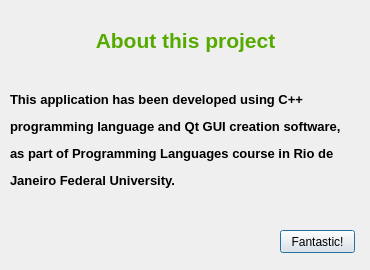
<?xml version="1.0" encoding="UTF-8"?>
<ui version="4.0">
 <class>About</class>
 <widget class="QDialog" name="About">
  <property name="geometry">
   <rect>
    <x>0</x>
    <y>0</y>
    <width>370</width>
    <height>270</height>
   </rect>
  </property>
  <property name="minimumSize">
   <size>
    <width>370</width>
    <height>270</height>
   </size>
  </property>
  <property name="maximumSize">
   <size>
    <width>370</width>
    <height>270</height>
   </size>
  </property>
  <property name="windowTitle">
   <string>About</string>
  </property>
  <widget class="QPushButton" name="pushButton">
   <property name="geometry">
    <rect>
     <x>280</x>
     <y>230</y>
     <width>75</width>
     <height>23</height>
    </rect>
   </property>
   <property name="text">
    <string>Fantastic!</string>
   </property>
  </widget>
  <widget class="QLabel" name="label">
   <property name="geometry">
    <rect>
     <x>70</x>
     <y>20</y>
     <width>231</width>
     <height>41</height>
    </rect>
   </property>
   <property name="text">
    <string>&lt;html&gt;&lt;head/&gt;&lt;body&gt;&lt;p align=&quot;center&quot;&gt;&lt;span style=&quot; font-size:16pt; font-weight:600; color:#55aa00;&quot;&gt;About this project&lt;/span&gt;&lt;/p&gt;&lt;/body&gt;&lt;/html&gt;</string>
   </property>
  </widget>
  <widget class="QLabel" name="label_2">
   <property name="geometry">
    <rect>
     <x>10</x>
     <y>80</y>
     <width>351</width>
     <height>121</height>
    </rect>
   </property>
   <property name="text">
    <string>&lt;html&gt;&lt;head/&gt;&lt;body&gt;&lt;p align=&quot;justify&quot;&gt;&lt;span style=&quot; font-size:10pt; font-weight:600;&quot;&gt;This application has been developed using C++&lt;/span&gt;&lt;/p&gt;&lt;p align=&quot;justify&quot;&gt;&lt;span style=&quot; font-size:10pt; font-weight:600;&quot;&gt;programming language and Qt GUI creation software,&lt;/span&gt;&lt;/p&gt;&lt;p align=&quot;justify&quot;&gt;&lt;span style=&quot; font-size:10pt; font-weight:600;&quot;&gt;as part of Programming Languages course in Rio de&lt;/span&gt;&lt;/p&gt;&lt;p align=&quot;justify&quot;&gt;&lt;span style=&quot; font-size:10pt; font-weight:600;&quot;&gt;Janeiro Federal University.&lt;/span&gt;&lt;/p&gt;&lt;/body&gt;&lt;/html&gt;</string>
   </property>
  </widget>
 </widget>
 <resources/>
 <connections>
  <connection>
   <sender>pushButton</sender>
   <signal>clicked()</signal>
   <receiver>About</receiver>
   <slot>accept()</slot>
   <hints>
    <hint type="sourcelabel">
     <x>324</x>
     <y>234</y>
    </hint>
    <hint type="destinationlabel">
     <x>315</x>
     <y>199</y>
    </hint>
   </hints>
  </connection>
 </connections>
</ui>
